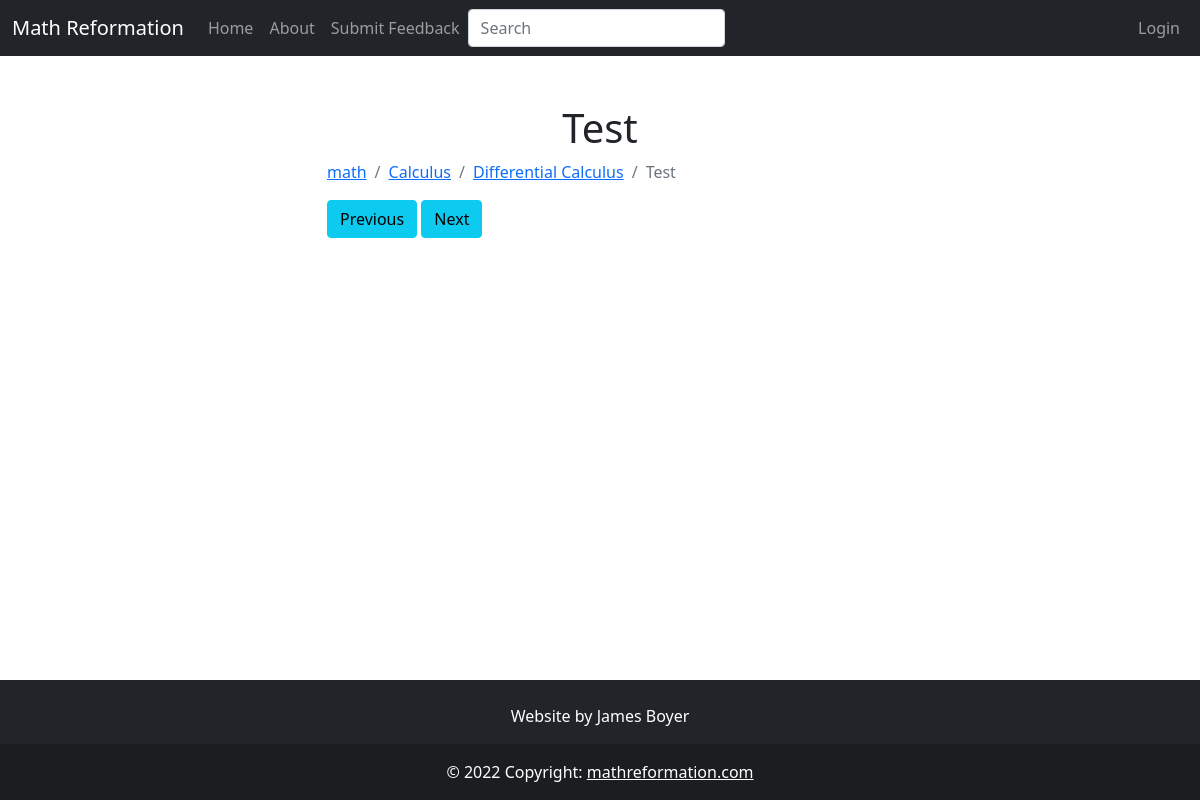
The page /article/test on the database as committed earlier.
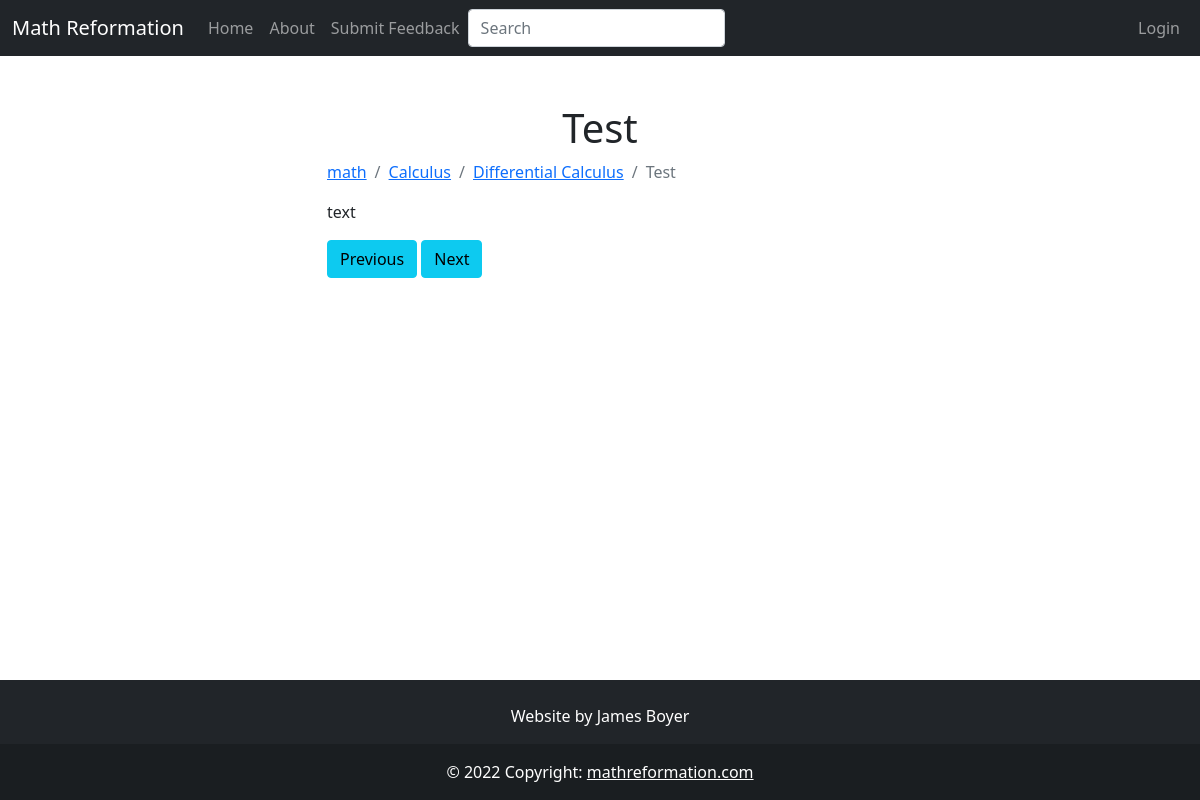
The same page on the database as committed later.
### app/models.py (models this page shows, shortened)
class SearchableMixin(object):
    @classmethod
    def search(cls, expression, page, per_page):
        ids, scores, total = query_index(cls.__tablename__, expression, page, per_page)
        if total == 0:
            return cls.query.filter_by(id=0), [], 0
        when = []
        for i in range(len(ids)):
            when.append((ids[i], i))
        return cls.query.filter(cls.id.in_(ids)).order_by( db.case(when, value=cls.id)), scores, total

class Article(SearchableMixin, db.Model):
    __searchable__ = ["body_main", "name"]
    id = db.Column(db.Integer, primary_key=True)
    name = db.Column(db.String(64), index=True, unique=True, nullable=False)
    path = db.Column(db.String(50), unique=True, nullable=False)
    date_added = db.Column(db.DateTime, nullable=False,
        default=datetime.utcnow)
    body_main = db.Column(db.String(), index=True)
    body_draft = db.Column(db.String(), index=True)
    is_visible = db.Column(db.Boolean())
    header = db.Column(db.String(), index=True)
    order = db.Column(db.Integer())
    user_id = db.Column(db.Integer, db.ForeignKey('user.id'))
    categories = db.relationship('Category', secondary = article_categories_table,
                                 backref=db.backref('articles', lazy=True), lazy=True)
    def next_sibling(self):
        if not self.categories:
            return None
        secondary_category = self.categories[0]
        siblings = secondary_category.ordered_articles()
        if len(siblings) == 0:
            return None
        num_siblings = len(siblings)
        idx = np.where(siblings == self)[0][0]
        if idx + 2 > num_siblings:
            return None
        else:
            sibling = siblings[idx + 1]
            if sibling.is_visible:
                return sibling
            else:
                return sibling.next_sibling()
    def prev_sibling(self):
        if not self.categories:
            return None
        secondary_category = self.categories[0]
        siblings = secondary_category.ordered_articles()
        if len(siblings) == 0:
            return None
        idx = np.where(siblings == self)[0][0]
        if idx == 0:
            return None
        else:
            sibling = siblings[idx - 1]
            if sibling.is_visible:
                return sibling
            else:
                return sibling.prev_sibling()

### app/main/routes.py (the view, shortened to what this page needs)
@bp.route("/article/<path>", methods=["POST", "GET"])
def article_page(path):
    form = BookmarkArticleForm()
    article = db.first_or_404(Article.query.filter_by(path=path))
    article_next_sibling = article.next_sibling()
    if article_next_sibling:
        next_page_url = url_for('main.article_page', path=article_next_sibling.path)
        next_page_name = article_next_sibling.name
    article_prev_sibling = article.prev_sibling()
    if article_prev_sibling:
        prev_page_url = url_for('main.article_page', path=article_prev_sibling.path)
        prev_page_name = article_prev_sibling.name
    if current_user.is_authenticated:
        user = User.query.get(current_user.get_id())
        if user.has_saved_article(article):
            form.submit.label.text = "Unsave Article"
        else:
            form.submit.label.text = "Save Article"
    else:
        user = None
    content = {}
    content["article"] = article
    content["form"] = form
    content["user"] = user
    content["prev_page_url"] = prev_page_url
    content["next_page_url"] = next_page_url
    content["prev_page_name"] = prev_page_name
    content["next_page_name"] = next_page_name
    return render_template('main/article.html', **content, title=article.name)

### app/main/forms.py
class SearchForm(FlaskForm):
    q = StringField("Search", validators=[DataRequired()])
    def __init__(self, *args, **kwargs):
        if 'formdata' not in kwargs:
            kwargs['formdata'] = request.args
        if 'csrf_enabled' not in kwargs:
            kwargs['csrf_enabled'] = False
        super(SearchForm, self).__init__(*args, **kwargs)

class BookmarkArticleForm(FlaskForm):
    submit = SubmitField("Submit")

### MathReformationWebsite.py (called while the page is built)
@app.context_processor
def add_imports():
    return dict(admin_permission=admin_permission, author_permission=author_permission)

### app/main/routes.py (called while the page is built)
@bp.before_app_request
def before_request():
    g.search_form = SearchForm(meta={'csrf': False})

### app/models.py (called while the page is built)
    def ordered_articles(self):
        if not self.articles:
            return []
        articles = np.array(self.articles)
        articles_idx = np.array([article.order if article.order else 1 for article in articles])
        sorted_articles_idx = np.argsort(articles_idx)
        return articles[sorted_articles_idx]

### app/templates/main/article.html (shortened to what this page needs)
{% extends "base.html" %}
{% block content %}
<h1 class="text-center">{{ article.name }}</h1>
<ul class="breadcrumb">
    <li class="breadcrumb-item">
        <a href="{{ url_for('main.category_page', path=article.categories[0].parents[0].parents[0].path) }}">
            {{ article.categories[0].parents[0].parents[0].name }}
        </a>
    </li>
    <li class="breadcrumb-item">
        <a href="{{ url_for('main.category_page', path=article.categories[0].parents[0].path) }}">
            {{ article.categories[0].parents[0].name }}
        </a>
    </li>
    <li class="breadcrumb-item">
        <a href="{{ url_for('main.category_page', path=article.categories[0].path) }}">
            {{ article.categories[0].name }}
        </a>
    </li>
    <li class="breadcrumb-item active">{{ article.name }}</li>
</ul>
{{ article.body_main | safe }}
{% if prev_page_url %}
<a href="{{ prev_page_url }}" class="btn btn-info" role="button">Previous</a>
{% else %}
<a href="#" class="btn btn-info disabled" role="button">Previous</a>
{% endif %}
{% if next_page_url %}
<a href="{{ next_page_url }}" class="btn btn-info" role="button">Next</a>
{% else %}
<a href="#" class="btn btn-info disabled" role="button">Next</a>
{% endif %}
{% endblock %}

Rows that differ between the two databases and show on the page:
changed Article "Test": body_main (not shown) → "text"
